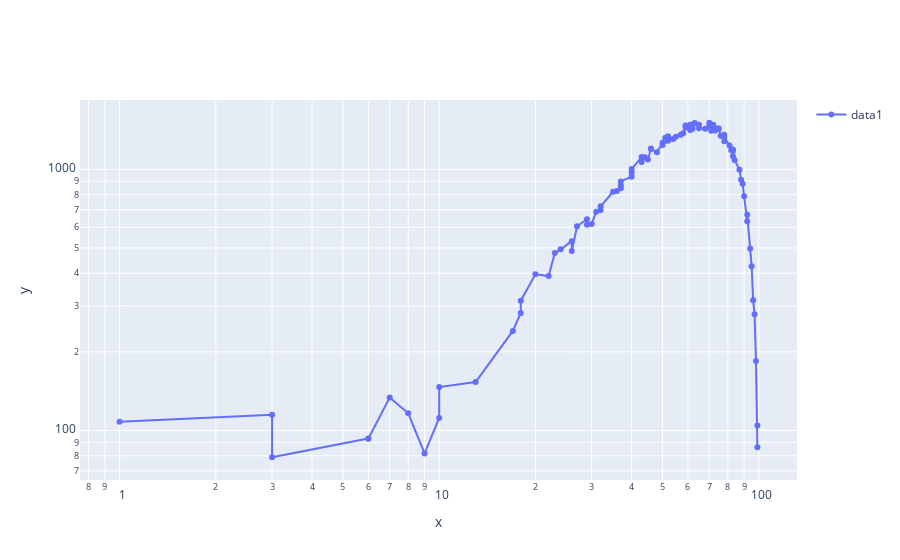

Here is the notebook cell this chart was saved with:
### Code cell
#se der x,y,l e engine direto no fig já plota logo?
fig1=fig(tx='x', ty='y',sx='log',sy='log',
x=xdata,y=ydata,l='data1',
e='ply')
